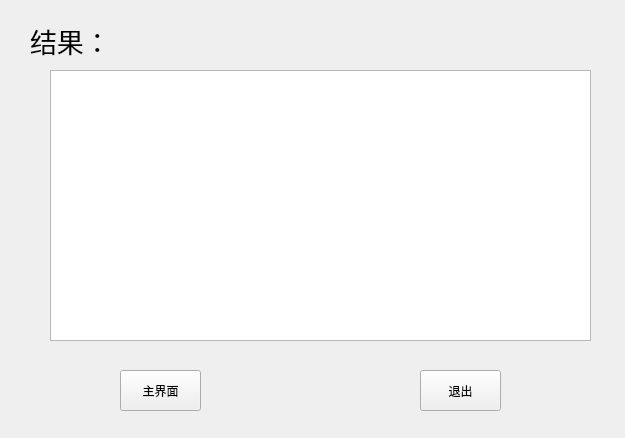
<?xml version="1.0" encoding="UTF-8"?>
<ui version="4.0">
 <class>Result</class>
 <widget class="QMainWindow" name="Result">
  <property name="geometry">
   <rect>
    <x>0</x>
    <y>0</y>
    <width>625</width>
    <height>438</height>
   </rect>
  </property>
  <property name="windowTitle">
   <string>MainWindow</string>
  </property>
  <widget class="QWidget" name="centralwidget">
   <widget class="QTextEdit" name="textEdit">
    <property name="geometry">
     <rect>
      <x>50</x>
      <y>70</y>
      <width>541</width>
      <height>271</height>
     </rect>
    </property>
    <property name="font">
     <font>
      <family>Agency FB</family>
      <pointsize>20</pointsize>
     </font>
    </property>
   </widget>
   <widget class="QLabel" name="label">
    <property name="geometry">
     <rect>
      <x>30</x>
      <y>20</y>
      <width>271</width>
      <height>41</height>
     </rect>
    </property>
    <property name="font">
     <font>
      <family>Agency FB</family>
      <pointsize>20</pointsize>
     </font>
    </property>
    <property name="text">
     <string>结果：</string>
    </property>
   </widget>
   <widget class="QPushButton" name="pushButton">
    <property name="geometry">
     <rect>
      <x>420</x>
      <y>370</y>
      <width>81</width>
      <height>41</height>
     </rect>
    </property>
    <property name="text">
     <string>退出</string>
    </property>
   </widget>
   <widget class="QPushButton" name="pushButton_2">
    <property name="geometry">
     <rect>
      <x>120</x>
      <y>370</y>
      <width>81</width>
      <height>41</height>
     </rect>
    </property>
    <property name="mouseTracking">
     <bool>false</bool>
    </property>
    <property name="text">
     <string>主界面</string>
    </property>
   </widget>
  </widget>
 </widget>
 <resources/>
 <connections/>
</ui>
